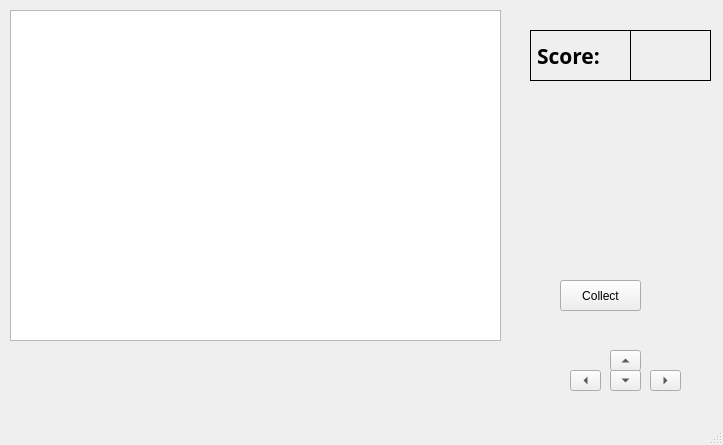
<?xml version="1.0" encoding="UTF-8"?>
<ui version="4.0">
 <class>GameMainWindow</class>
 <widget class="QMainWindow" name="GameMainWindow">
  <property name="geometry">
   <rect>
    <x>0</x>
    <y>0</y>
    <width>723</width>
    <height>445</height>
   </rect>
  </property>
  <property name="windowTitle">
   <string>MainWindow</string>
  </property>
  <widget class="QWidget" name="centralwidget">
   <property name="focusPolicy">
    <enum>Qt::TabFocus</enum>
   </property>
   <widget class="QGraphicsView" name="gameView">
    <property name="geometry">
     <rect>
      <x>10</x>
      <y>10</y>
      <width>491</width>
      <height>331</height>
     </rect>
    </property>
    <property name="sizePolicy">
     <sizepolicy hsizetype="MinimumExpanding" vsizetype="MinimumExpanding">
      <horstretch>0</horstretch>
      <verstretch>0</verstretch>
     </sizepolicy>
    </property>
    <property name="mouseTracking">
     <bool>false</bool>
    </property>
    <property name="focusPolicy">
     <enum>Qt::StrongFocus</enum>
    </property>
    <property name="verticalScrollBarPolicy">
     <enum>Qt::ScrollBarAlwaysOff</enum>
    </property>
    <property name="horizontalScrollBarPolicy">
     <enum>Qt::ScrollBarAlwaysOff</enum>
    </property>
   </widget>
   <widget class="QToolButton" name="leftArrowBtn">
    <property name="geometry">
     <rect>
      <x>570</x>
      <y>370</y>
      <width>31</width>
      <height>21</height>
     </rect>
    </property>
    <property name="focusPolicy">
     <enum>Qt::NoFocus</enum>
    </property>
    <property name="text">
     <string>&lt;</string>
    </property>
    <property name="autoRepeat">
     <bool>true</bool>
    </property>
    <property name="autoRepeatDelay">
     <number>200</number>
    </property>
    <property name="arrowType">
     <enum>Qt::LeftArrow</enum>
    </property>
   </widget>
   <widget class="QToolButton" name="downArrowBtn">
    <property name="geometry">
     <rect>
      <x>610</x>
      <y>370</y>
      <width>31</width>
      <height>21</height>
     </rect>
    </property>
    <property name="focusPolicy">
     <enum>Qt::NoFocus</enum>
    </property>
    <property name="text">
     <string>v</string>
    </property>
    <property name="autoRepeat">
     <bool>true</bool>
    </property>
    <property name="autoRepeatDelay">
     <number>200</number>
    </property>
    <property name="arrowType">
     <enum>Qt::DownArrow</enum>
    </property>
   </widget>
   <widget class="QToolButton" name="rightArrowBtn">
    <property name="geometry">
     <rect>
      <x>650</x>
      <y>370</y>
      <width>31</width>
      <height>21</height>
     </rect>
    </property>
    <property name="focusPolicy">
     <enum>Qt::NoFocus</enum>
    </property>
    <property name="text">
     <string>&gt;</string>
    </property>
    <property name="autoRepeat">
     <bool>true</bool>
    </property>
    <property name="autoRepeatDelay">
     <number>200</number>
    </property>
    <property name="arrowType">
     <enum>Qt::RightArrow</enum>
    </property>
   </widget>
   <widget class="QToolButton" name="upArrowBtn">
    <property name="geometry">
     <rect>
      <x>610</x>
      <y>350</y>
      <width>31</width>
      <height>21</height>
     </rect>
    </property>
    <property name="focusPolicy">
     <enum>Qt::NoFocus</enum>
    </property>
    <property name="text">
     <string>^</string>
    </property>
    <property name="autoRepeat">
     <bool>true</bool>
    </property>
    <property name="autoRepeatDelay">
     <number>200</number>
    </property>
    <property name="arrowType">
     <enum>Qt::UpArrow</enum>
    </property>
   </widget>
   <widget class="QToolButton" name="collectTreasure_btn">
    <property name="geometry">
     <rect>
      <x>560</x>
      <y>280</y>
      <width>81</width>
      <height>31</height>
     </rect>
    </property>
    <property name="focusPolicy">
     <enum>Qt::NoFocus</enum>
    </property>
    <property name="text">
     <string>Collect</string>
    </property>
    <property name="arrowType">
     <enum>Qt::NoArrow</enum>
    </property>
   </widget>
   <widget class="QLabel" name="statistic_label">
    <property name="geometry">
     <rect>
      <x>530</x>
      <y>30</y>
      <width>101</width>
      <height>51</height>
     </rect>
    </property>
    <property name="font">
     <font>
      <family>Leelawadee</family>
      <pointsize>16</pointsize>
      <weight>75</weight>
      <bold>true</bold>
     </font>
    </property>
    <property name="frameShape">
     <enum>QFrame::Box</enum>
    </property>
    <property name="text">
     <string>Score:</string>
    </property>
   </widget>
   <widget class="QLabel" name="score_label">
    <property name="geometry">
     <rect>
      <x>630</x>
      <y>30</y>
      <width>81</width>
      <height>51</height>
     </rect>
    </property>
    <property name="font">
     <font>
      <family>Leelawadee</family>
      <pointsize>16</pointsize>
      <weight>75</weight>
      <bold>true</bold>
     </font>
    </property>
    <property name="frameShape">
     <enum>QFrame::Box</enum>
    </property>
    <property name="text">
     <string/>
    </property>
   </widget>
  </widget>
  <widget class="QMenuBar" name="menubar">
   <property name="geometry">
    <rect>
     <x>0</x>
     <y>0</y>
     <width>723</width>
     <height>21</height>
    </rect>
   </property>
  </widget>
  <widget class="QStatusBar" name="statusbar"/>
 </widget>
 <resources/>
 <connections/>
</ui>
